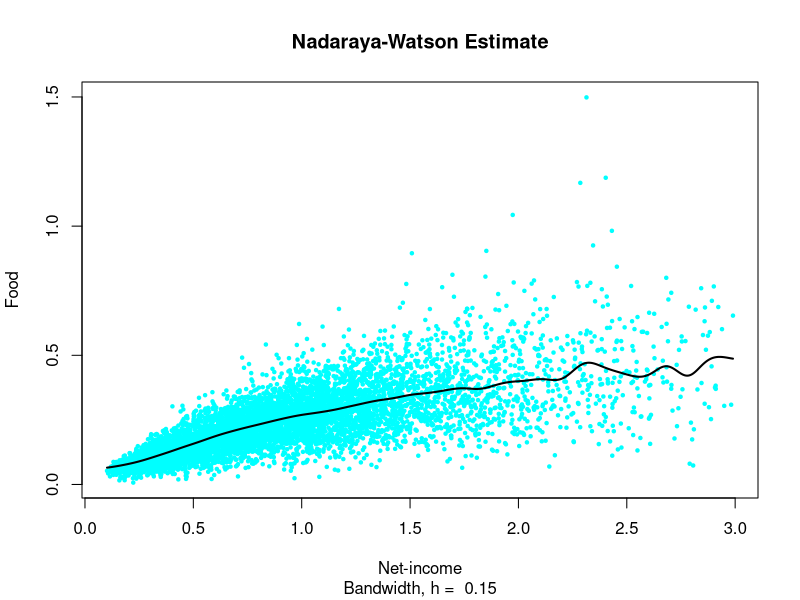

Reproduce this figure in R.

# clear variables and close windows
rm(list = ls(all = TRUE))
graphics.off()

# load data
x = read.table("agg73sh.dat")

h = 0.15
# nadaraya watson kernel regression employing gaussian kernel
mh = ksmooth(x[, 1], x[, 4], kernel = "normal", bandwidth = h)

# plot
plot(x[, 1], x[, 4], pch = 20, col = "cyan", xlab = "Net-income", ylab = "Food", cex = 0.7, 
    sub = paste("Bandwidth, h = ", h))
title("Nadaraya-Watson Estimate")
lines(mh, lwd = 2)


